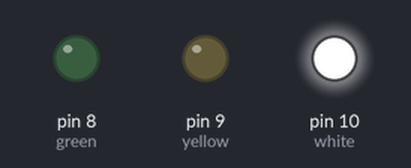
Simulated run of this sketch. Board: Arduino Uno, built with avr-gcc and run on an emulated ATmega328P. On the bench: output pins drawn as LEDs (lit = HIGH).

Above: at 1.0 s.
At 2.5 s:
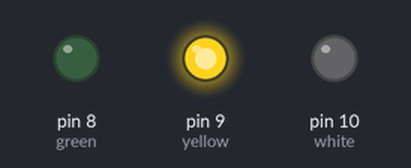
At 4.0 s:
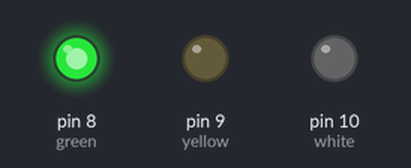
Timing chart, 0 to 6.5 s (numbered marks = the images above):
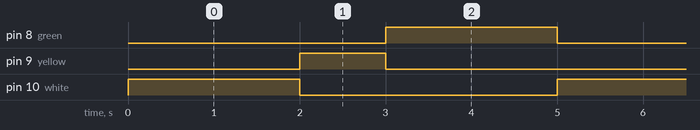

Measured:
- by itself, pin 8 (green), pin 10 (white): alternates HIGH for 2.0 s and LOW for 3.0 s
- by itself, pin 9 (yellow): alternates HIGH for 1.0 s and LOW for 4.0 s
- by itself, everything shown: repeats every 5.0 s, in 3 steps

The sketch:

traffic_light.ino
```cpp
int white = 10;
int yellow = 9;
int green = 8;

void setup()
{
    pinMode(white, OUTPUT);
    pinMode(yellow, OUTPUT);
    pinMode(green, OUTPUT);
}
void loop(){
     digitalWrite(green, LOW);
    digitalWrite(white, HIGH);
    delay(2000);
    digitalWrite(white, LOW);
    digitalWrite(yellow, HIGH);
    delay(1000);
    digitalWrite(yellow, LOW);
    digitalWrite(green, HIGH);
    delay(2000);
}
```
